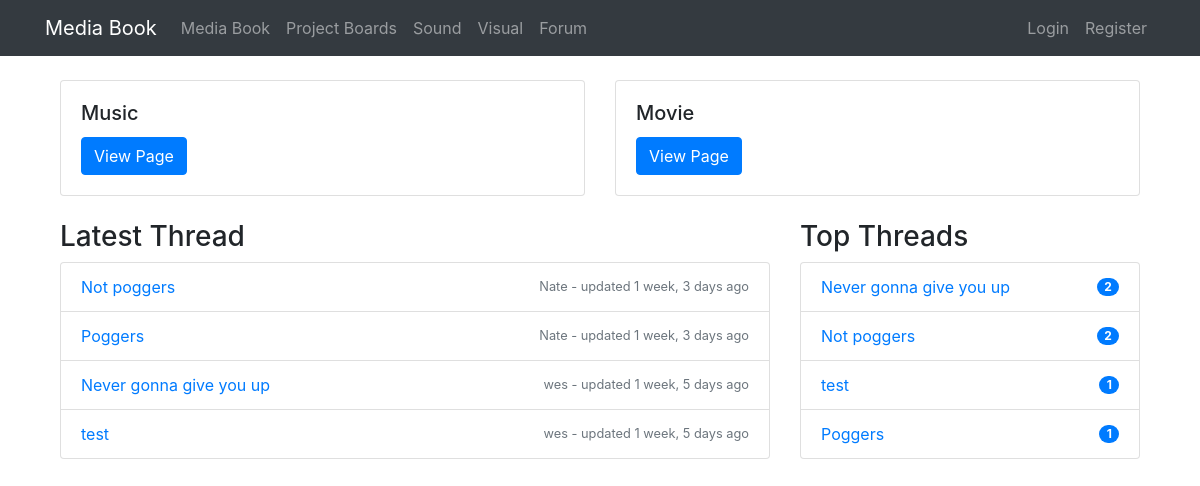
The app's page /forum/ with its own data.
### Forum/models.py (models this page shows, shortened)
class Page(models.Model):
    title = models.CharField(max_length=100)

class Thread(models.Model):
    page = models.ForeignKey(Page, on_delete=models.CASCADE)
    title = models.CharField(max_length=200)
    subscribers = models.ManyToManyField(User, related_name='subscribed_threads', blank=True)

### Forum/views.py (the view)
# urls.py: path('', views.forum_home, name='forum_home'),
def forum_home(request):
    pages = Page.objects.all()
    threads = Thread.objects.all()
    for thread in threads:
        latest_comment = Comment.objects.filter(thread=thread).order_by('-created_at').first()
        if latest_comment:
            thread.latest_comment_time = latest_comment.created_at
            thread.latest_comment_username = latest_comment.user.username
        else:
            thread.latest_comment_time = None
            thread.latest_comment_username = "No comments"
    latest_threads = sorted(threads, key=lambda x: (x.latest_comment_time is not None, x.latest_comment_time), reverse=True)[:5]
    top_threads = Thread.objects.annotate(num_comments=Count('comment')).order_by('-num_comments')[:5]
    return render(request, 'forum_home.html', {
        'pages': pages,
        'latest_threads': latest_threads,
        'top_threads': top_threads
    })

### Forum/context_processors.py (called while the page is built)
def notifications(request):
    if request.user.is_authenticated:
        return {
            'global_notifications': Notification.objects.filter(to_user=request.user, is_read=False).order_by('-date')
        }
    return {}

### Forum/templates/forum_home.html (shortened to what this page needs)
{% extends 'base.html' %}
{% block content %}
<div class="container">
  <div class="row">
    {% for page in pages %}
    <div class="col-md-6">
      <div class="card mb-4">
        <div class="card-body">
          <h5 class="card-title">{{ page.title }}</h5>
          <a href="{% url 'thread_list' page.id %}" class="btn btn-primary">View Page</a>
        </div>
      </div>
    </div>
    {% endfor %}
    <div class="col-md-8">
      <h3>Latest Thread</h3>
      <ul class="list-group">
        {% for thread in latest_threads %}
        <li class="list-group-item d-flex justify-content-between align-items-center">
          <a href="{% url 'thread_detail' thread.id %}">{{ thread.title }}</a>
          <small class="text-muted">
            {% if thread.latest_comment_username != "No comments" %}
              {{ thread.latest_comment_username }} - updated {{ thread.latest_comment_time|timesince }} ago
            {% else %}
              No comments
            {% endif %}
          </small>        </li>
        {% endfor %}
      </ul>
    </div>
    <div class="col-md-4">
      <h3>Top Threads</h3>
      <ul class="list-group">
        {% for thread in top_threads %}
        <li class="list-group-item d-flex justify-content-between align-items-center">
          <a href="{% url 'thread_detail' thread.id %}">{{ thread.title }}</a>
          <span class="badge badge-primary badge-pill">{{ thread.comment.count }}</span>
        </li>
        {% endfor %}
      </ul>
    </div>
  </div>
</div>
{% endblock %}

### records on screen
Page: title "Music"
Page: title "Movie"
Thread: title "Not poggers", latest_comment_username "Nate", latest_comment_time "1 week, 3 days", comment.count "2"
Thread: title "Poggers", latest_comment_username "Nate", latest_comment_time "1 week, 3 days", comment.count "1"
Thread: title "Never gonna give you up", latest_comment_username "wes", latest_comment_time "1 week, 5 days", comment.count "2"
Thread: title "test", latest_comment_username "wes", latest_comment_time "1 week, 5 days", comment.count "1"
